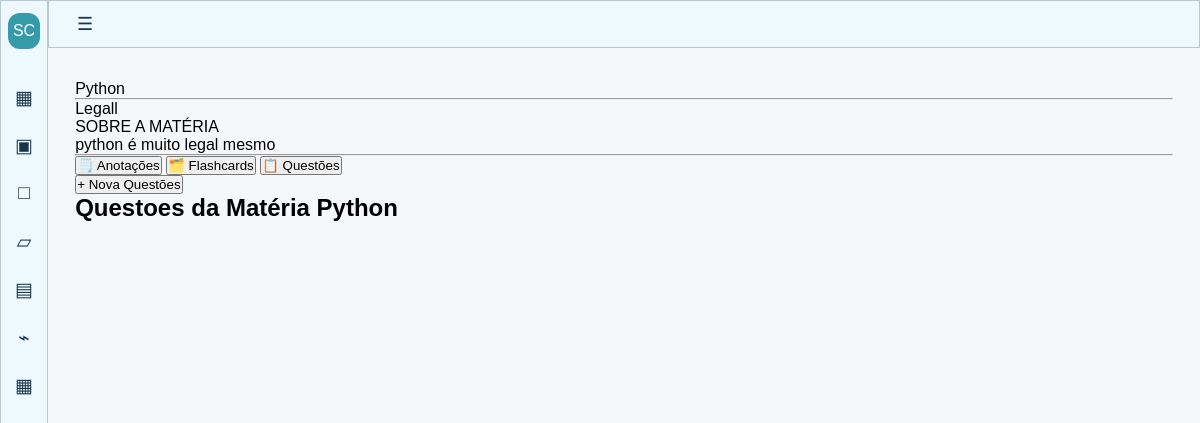
Screenshot of /materia/1 with the database file from the repository.
### simulado_e_cards/models.py (models this page shows)
class Materia(database.Model):
    id = database.Column(database.Integer(), primary_key=True)
    nome_materia = database.Column(database.String(), nullable=False)
    descricao_materia = database.Column(database.Text(40), nullable=False)
    sobre_materia = database.Column(database.Text(), nullable=False)
    anotacoes = database.relationship('Anotacao', backref='materia',cascade='all, delete-orphan')

### simulado_e_cards/routes.py (the view, shortened to what this page needs)
@app.route('/materia/<int:materia_id>', methods=['GET', 'POST'])
def materia(materia_id):
    form_card = FormCard()
    form_questao = FormQuestao()
    form_anotacao = FormAnotacao()
    modal_aberto = None
    card_edicao = None
    materia = Materia.query.get_or_404(materia_id)
    if 'botao_submit_excluir' in request.form:
            card_id = request.form.get('card_id')
            card = Card.query.filter_by(id=card_id, materia_id=materia_id).first()
            database.session.delete(card)
            database.session.commit()
            return redirect(url_for('materia', materia_id=materia_id) + '#flashcards')
    anotacoes = Anotacao.query.filter_by(materia_id=materia_id).all()
    questoes = Questao.query.filter_by(materia_id=materia_id).all()
    cards = Card.query.filter_by(materia_id=materia_id).all()
    return render_template('materia.html', materia=materia, form_anotacao=form_anotacao,form_questao=form_questao, questoes=questoes, form_card=form_card, cards=cards, modal_aberto=modal_aberto, card_edicao=card_edicao, anotacoes=anotacoes)

### simulado_e_cards/templates/materia.html (shortened to what this page needs)
{% extends 'base.html' %}
{% block body %}
<div>
    <div>
        <p>{{ materia.nome_materia }}</p>
        <hr>
        <p>{{ materia.descricao_materia }}</p>
    </div>
    <div>
        <span>SOBRE A MATÉRIA</span>
        <p>{{ materia.sobre_materia }}</p>
    </div>
</div>
<hr>
<nav>
    <button data-aba="anotacoes">
        🗒️ Anotações
    </button>
    <button data-aba="flashcards">
        🗂️ Flashcards
    </button>
    <button class="ativo" data-aba="questoes">
        📋 Questões
    </button>
</nav>
<section id="questoes" class="conteudo ativo">
    <button type="button" commandfor="modal-materia" command="show-modal">
        + Nova Questões
    </button>
    <h2>Questoes da Matéria {{ materia.nome_materia }}</h2>
</section>
{% endblock %}

### simulado_e_cards/static/css/base.css (style rules this page uses)
* { box-sizing: border-box; margin: 0; padding: 0; }
:root { --borda-preto: #222; --bg-preto: #111111b6; }
body { font-family: Arial, sans-serif; background: #f5f7f9; }

### simulado_e_cards/static/css/materia.css (style rules this page uses)
.conteudo { display: none; }
.conteudo.ativo { display: block; }

### simulado_e_cards/static/css/flashcard.css (style rules this page uses)
* { box-sizing: border-box; margin: 0; padding: 0; }
:root { --borda-preto: #222; --bg-preto: #111111b6; }

### rows the page displays
Materia: nome_materia "Python", descricao_materia "Legall", sobre_materia "python é muito legal mesmo"
